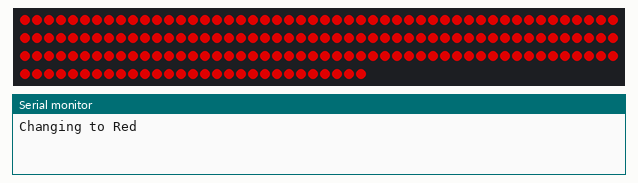
Bench run of a sketch on a simulated Arduino Uno, built with avr-gcc and run on an emulated ATmega328P. Shown: 179 RGB LEDs in strip order, left to right, continuing on the next row, the last lines printed to the serial monitor. Dim RGB values are drawn brighter than linear.

Above: at 0.1 s.
At 3.1 s:
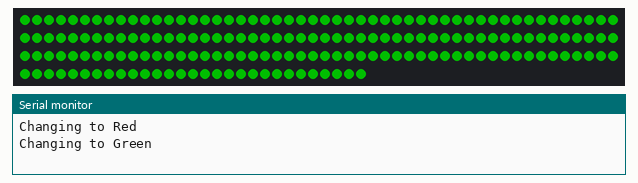
At 6.1 s:
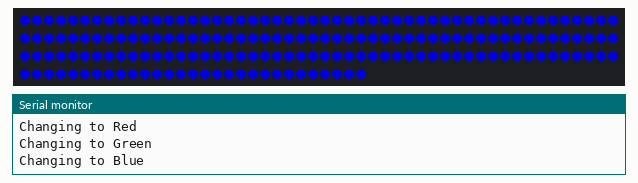
At 12.1 s:
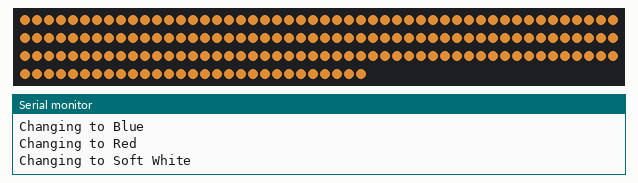

The sketch:

StripLightsBasic.ino
```cpp
#include <FastLED.h>

constexpr int NUM_LEDS = 179;
constexpr int LED_PIN = 2;
constexpr int BRIGHTNESS = 160;

CRGB leds[NUM_LEDS];

void setup() {
  Serial.begin(115200);

  FastLED.addLeds<WS2811, LED_PIN, BRG>(leds, NUM_LEDS);
  FastLED.setBrightness(BRIGHTNESS);

  fill_solid(leds, NUM_LEDS, CRGB::Red);
  FastLED.show();
  Serial.println("Changing to Red");
}

void loop() {
  delay(3000);

  fill_solid(leds, NUM_LEDS, CRGB::Green);
  FastLED.show();
  Serial.println("Changing to Green");

  delay(3000);

  fill_solid(leds, NUM_LEDS, CRGB::Blue);
  FastLED.show();
  Serial.println("Changing to Blue");

  delay(3000);

  fill_solid(leds, NUM_LEDS, CRGB::Red);
  FastLED.show();
  Serial.println("Changing to Red");

  delay(3000);

  fill_solid(leds, NUM_LEDS, CRGB(255, 160, 60));
  FastLED.show();
  Serial.println("Changing to Soft White");
}
```

Measured:
- by itself, everything shown: repeats every 12.0 s, in 4 steps
- what the display in image 1 shows lasts 3.0 s, from 3.0 s to 6.0 s
